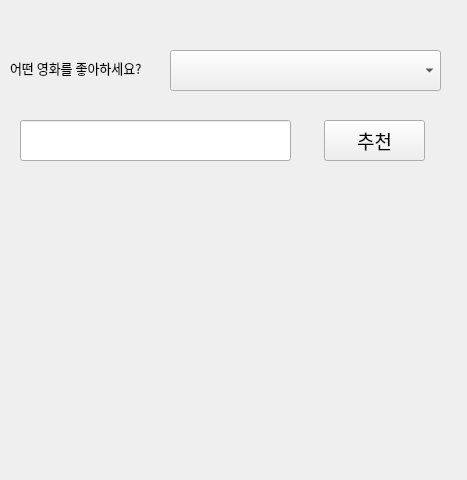
<?xml version="1.0" encoding="UTF-8"?>
<ui version="4.0">
 <class>Form</class>
 <widget class="QWidget" name="Form">
  <property name="geometry">
   <rect>
    <x>0</x>
    <y>0</y>
    <width>467</width>
    <height>480</height>
   </rect>
  </property>
  <property name="windowTitle">
   <string>Form</string>
  </property>
  <widget class="QComboBox" name="comboBox">
   <property name="geometry">
    <rect>
     <x>170</x>
     <y>50</y>
     <width>271</width>
     <height>41</height>
    </rect>
   </property>
   <property name="font">
    <font>
     <family>Agency FB</family>
     <pointsize>15</pointsize>
    </font>
   </property>
  </widget>
  <widget class="QLabel" name="label">
   <property name="geometry">
    <rect>
     <x>10</x>
     <y>60</y>
     <width>151</width>
     <height>16</height>
    </rect>
   </property>
   <property name="font">
    <font>
     <family>Agency FB</family>
     <pointsize>10</pointsize>
    </font>
   </property>
   <property name="text">
    <string>어떤 영화를 좋아하세요?</string>
   </property>
  </widget>
  <widget class="QLabel" name="lbl_recommendation">
   <property name="geometry">
    <rect>
     <x>40</x>
     <y>190</y>
     <width>401</width>
     <height>251</height>
    </rect>
   </property>
   <property name="text">
    <string/>
   </property>
   <property name="alignment">
    <set>Qt::AlignCenter</set>
   </property>
  </widget>
  <widget class="QPushButton" name="btn_recommendation">
   <property name="geometry">
    <rect>
     <x>324</x>
     <y>120</y>
     <width>101</width>
     <height>41</height>
    </rect>
   </property>
   <property name="font">
    <font>
     <family>Agency FB</family>
     <pointsize>14</pointsize>
    </font>
   </property>
   <property name="text">
    <string>추천</string>
   </property>
  </widget>
  <widget class="QLineEdit" name="le_keyword">
   <property name="geometry">
    <rect>
     <x>20</x>
     <y>120</y>
     <width>271</width>
     <height>41</height>
    </rect>
   </property>
  </widget>
 </widget>
 <resources/>
 <connections>
  <connection>
   <sender>comboBox</sender>
   <signal>currentTextChanged(QString)</signal>
   <receiver>comboBox</receiver>
   <slot>setCurrentText(QString)</slot>
   <hints>
    <hint type="sourcelabel">
     <x>291</x>
     <y>76</y>
    </hint>
    <hint type="destinationlabel">
     <x>275</x>
     <y>80</y>
    </hint>
   </hints>
  </connection>
 </connections>
</ui>
